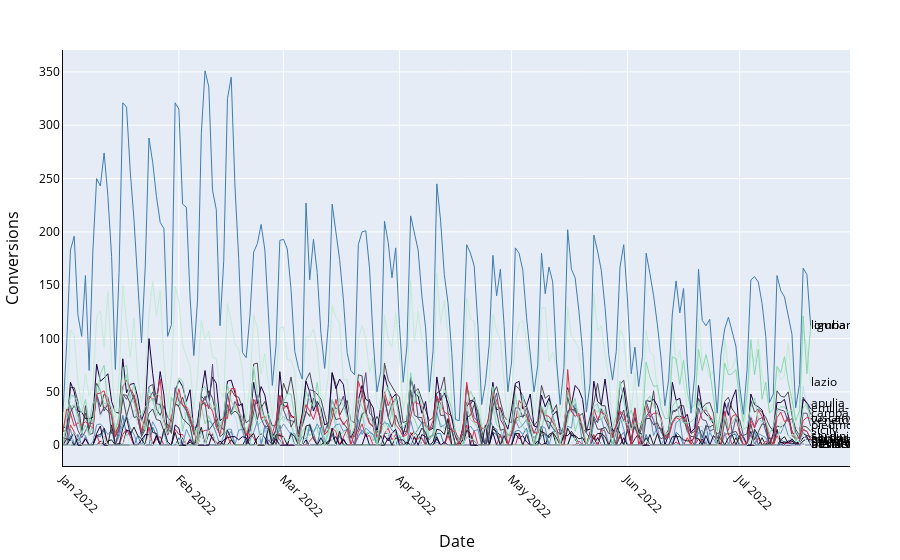

Notebook code cell kept with this figure:
### Code cell
problematic_regions = identify_problematic_regions(data, threshold_zero_ratio=0.29, threshold_var=0.1)

budget_inputs = define_budget_and_roi(experiment_budget=10000, cost_per_incremental_conversion=1.5)

plot_geodata(data)

### Figure 1 — Plotly figure (JSON) as saved in the notebook; plotly's stock layout.template omitted (floating-point values rounded to 4 significant figures; data arrays with more than 128 entries replaced by an {"elided": "..."} marker saying what was removed)
{"data": [{"line": {"color": "#3E7CB1", "width": 1}, "mode": "lines", "name": "abruzzo", "type": "scatter", "x": {"elided": "201 str values"}, "y": {"elided": "201 int values"}}, {"line": {"color": "#6596C1", "width": 1}, "mode": "lines", "name": "aosta valley", "type": "scatter", "x": {"elided": "201 str values"}, "y": {"elided": "201 int values"}}, {"line": {"color": "#C5D8EB", "width": 1}, "mode": "lines", "name": "apulia", "type": "scatter", "x": {"elided": "201 str values"}, "y": {"elided": "201 int values"}}, {"line": {"color": "#5F4D7B", "width": 1}, "mode": "lines", "name": "basilicata", "type": "scatter", "x": {"elided": "201 str values"}, "y": {"elided": "201 int values"}}, {"line": {"color": "#211F24", "width": 1}, "mode": "lines", "name": "calabria", "type": "scatter", "x": {"elided": "201 str values"}, "y": {"elided": "201 int values"}}, {"line": {"color": "#4D4C50", "width": 1}, "mode": "lines", "name": "campania", "type": "scatter", "x": {"elided": "201 str values"}, "y": {"elided": "201 int values"}}, {"line": {"color": "#1B0043", "width": 1}, "mode": "lines", "name": "emilia-romagna", "type": "scatter", "x": {"elided": "201 str values"}, "y": {"elided": "201 int values"}}, {"line": {"color": "#DD2D4A", "width": 1}, "mode": "lines", "name": "friuli-venezia giulia", "type": "scatter", "x": {"elided": "201 str values"}, "y": {"elided": "201 int values"}}, {"line": {"color": "#C3EBD6", "width": 1}, "mode": "lines", "name": "lazio", "type": "scatter", "x": {"elided": "201 str values"}, "y": {"elided": "201 int values"}}, {"line": {"color": "#87D8AD", "width": 1}, "mode": "lines", "name": "liguria", "type": "scatter", "x": {"elided": "201 str values"}, "y": {"elided": "201 int values"}}, {"line": {"color": "#3E7CB1", "width": 1}, "mode": "lines", "name": "lombardy", "type": "scatter", "x": {"elided": "201 str values"}, "y": {"elided": "201 int values"}}, {"line": {"color": "#6596C1", "width": 1}, "mode": "lines", "name": "marche", "type": "scatter", "x": {"elided": "201 str values"}, "y": {"elided": "201 int values"}}, {"line": {"color": "#C5D8EB", "width": 1}, "mode": "lines", "name": "molise", "type": "scatter", "x": {"elided": "201 str values"}, "y": {"elided": "201 int values"}}, {"line": {"color": "#5F4D7B", "width": 1}, "mode": "lines", "name": "piedmont", "type": "scatter", "x": {"elided": "201 str values"}, "y": {"elided": "201 int values"}}, {"line": {"color": "#211F24", "width": 1}, "mode": "lines", "name": "sardinia", "type": "scatter", "x": {"elided": "201 str values"}, "y": {"elided": "201 int values"}}, {"line": {"color": "#4D4C50", "width": 1}, "mode": "lines", "name": "sicily", "type": "scatter", "x": {"elided": "201 str values"}, "y": {"elided": "201 int values"}}, {"line": {"color": "#1B0043", "width": 1}, "mode": "lines", "name": "trentino-south tyrol", "type": "scatter", "x": {"elided": "201 str values"}, "y": {"elided": "201 int values"}}, {"line": {"color": "#DD2D4A", "width": 1}, "mode": "lines", "name": "tuscany", "type": "scatter", "x": {"elided": "201 str values"}, "y": {"elided": "201 int values"}}, {"line": {"color": "#C3EBD6", "width": 1}, "mode": "lines", "name": "umbria", "type": "scatter", "x": {"elided": "201 str values"}, "y": {"elided": "201 int values"}}, {"line": {"color": "#87D8AD", "width": 1}, "mode": "lines", "name": "veneto", "type": "scatter", "x": {"elided": "201 str values"}, "y": {"elided": "201 int values"}}, {"mode": "text", "showlegend": false, "text": "abruzzo", "textfont": {"color": "black", "size": 12}, "textposition": "middle right", "type": "scatter", "x": ["2022-07-20T00:00:00"], "y": [6]}, {"mode": "text", "showlegend": false, "text": "aosta valley", "textfont": {"color": "black", "size": 12}, "textposition": "middle right", "type": "scatter", "x": ["2022-07-20T00:00:00"], "y": [0]}, {"mode": "text", "showlegend": false, "text": "apulia", "textfont": {"color": "black", "size": 12}, "textposition": "middle right", "type": "scatter", "x": ["2022-07-20T00:00:00"], "y": [39]}, {"mode": "text", "showlegend": false, "text": "basilicata", "textfont": {"color": "black", "size": 12}, "textposition": "middle right", "type": "scatter", "x": ["2022-07-20T00:00:00"], "y": [0]}, {"mode": "text", "showlegend": false, "text": "calabria", "textfont": {"color": "black", "size": 12}, "textposition": "middle right", "type": "scatter", "x": ["2022-07-20T00:00:00"], "y": [5]}, {"mode": "text", "showlegend": false, "text": "campania", "textfont": {"color": "black", "size": 12}, "textposition": "middle right", "type": "scatter", "x": ["2022-07-20T00:00:00"], "y": [29]}, {"mode": "text", "showlegend": false, "text": "emilia-romagna", "textfont": {"color": "black", "size": 12}, "textposition": "middle right", "type": "scatter", "x": ["2022-07-20T00:00:00"], "y": [34]}, {"mode": "text", "showlegend": false, "text": "friuli-venezia giulia", "textfont": {"color": "black", "size": 12}, "textposition": "middle right", "type": "scatter", "x": ["2022-07-20T00:00:00"], "y": [5]}, {"mode": "text", "showlegend": false, "text": "lazio", "textfont": {"color": "black", "size": 12}, "textposition": "middle right", "type": "scatter", "x": ["2022-07-20T00:00:00"], "y": [58]}, {"mode": "text", "showlegend": false, "text": "liguria", "textfont": {"color": "black", "size": 12}, "textposition": "middle right", "type": "scatter", "x": ["2022-07-20T00:00:00"], "y": [112]}, {"mode": "text", "showlegend": false, "text": "lombardy", "textfont": {"color": "black", "size": 12}, "textposition": "middle right", "type": "scatter", "x": ["2022-07-20T00:00:00"], "y": [112]}, {"mode": "text", "showlegend": false, "text": "marche", "textfont": {"color": "black", "size": 12}, "textposition": "middle right", "type": "scatter", "x": ["2022-07-20T00:00:00"], "y": [3]}, {"mode": "text", "showlegend": false, "text": "molise", "textfont": {"color": "black", "size": 12}, "textposition": "middle right", "type": "scatter", "x": ["2022-07-20T00:00:00"], "y": [0]}, {"mode": "text", "showlegend": false, "text": "piedmont", "textfont": {"color": "black", "size": 12}, "textposition": "middle right", "type": "scatter", "x": ["2022-07-20T00:00:00"], "y": [18]}, {"mode": "text", "showlegend": false, "text": "sardinia", "textfont": {"color": "black", "size": 12}, "textposition": "middle right", "type": "scatter", "x": ["2022-07-20T00:00:00"], "y": [8]}, {"mode": "text", "showlegend": false, "text": "sicily", "textfont": {"color": "black", "size": 12}, "textposition": "middle right", "type": "scatter", "x": ["2022-07-20T00:00:00"], "y": [13]}, {"mode": "text", "showlegend": false, "text": "trentino-south tyrol", "textfont": {"color": "black", "size": 12}, "textposition": "middle right", "type": "scatter", "x": ["2022-07-20T00:00:00"], "y": [0]}, {"mode": "text", "showlegend": false, "text": "tuscany", "textfont": {"color": "black", "size": 12}, "textposition": "middle right", "type": "scatter", "x": ["2022-07-20T00:00:00"], "y": [25]}, {"mode": "text", "showlegend": false, "text": "umbria", "textfont": {"color": "black", "size": 12}, "textposition": "middle right", "type": "scatter", "x": ["2022-07-20T00:00:00"], "y": [2]}, {"mode": "text", "showlegend": false, "text": "veneto", "textfont": {"color": "black", "size": 12}, "textposition": "middle right", "type": "scatter", "x": ["2022-07-20T00:00:00"], "y": [23]}], "layout": {"margin": {"b": 50, "l": 50, "r": 50, "t": 50}, "showlegend": false, "xaxis": {"color": "#0d0808", "linecolor": "#0d0808", "showgrid": true, "tickangle": 45, "tickfont": {"color": "black", "size": 12}, "tickformat": "%b %Y", "title": {"font": {"color": "black", "size": 16}, "text": "Date"}}, "yaxis": {"color": "#0d0808", "linecolor": "#0d0808", "showgrid": true, "tickfont": {"color": "black", "size": 12}, "title": {"font": {"color": "black", "size": 16}, "text": "Conversions"}}}}
